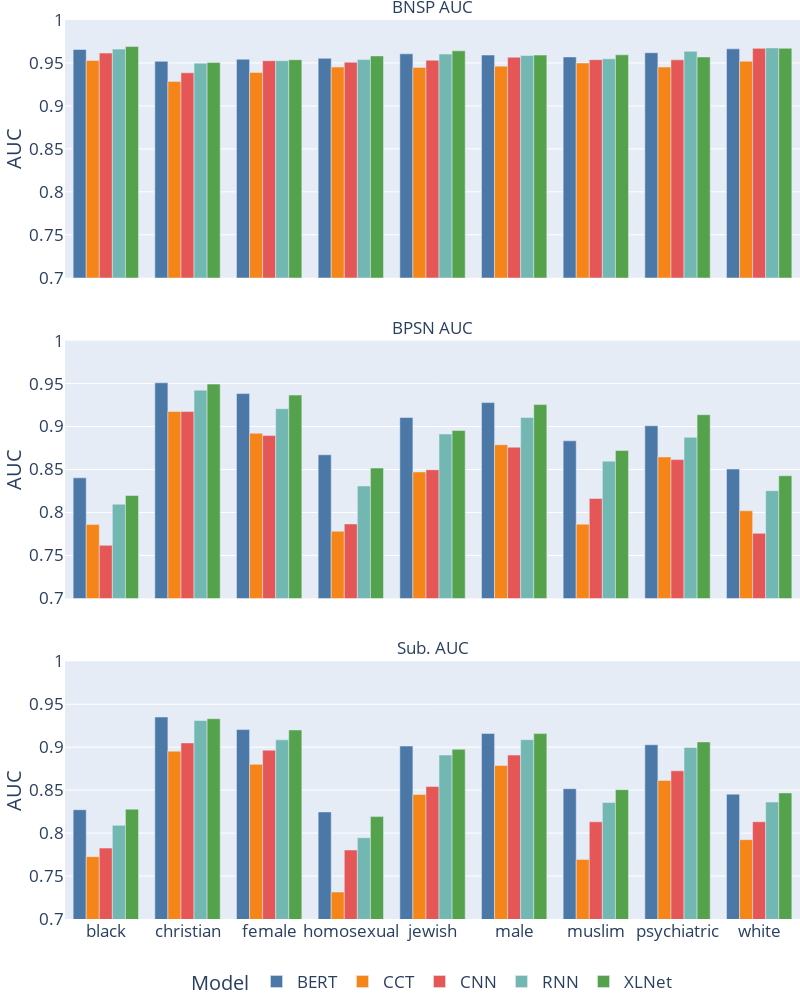

The cell this chart's notebook holds for it:
### Code cell
import plotly.express as px

labels={
    "subgroup_auc": "Sub. AUC",
    "bpsn_auc": "BPSN AUC",
    "bnsp_auc": "BNSP AUC",
    "subgroup":"",
    "model_type": "Model",
    "value":"AUC"
}

identity_aur_per_sub_per_type = identity_aur_per_sub_per_model_df.groupby(["model_type", "variable", "subgroup"]).mean().reset_index()

fig = px.bar(identity_aur_per_sub_per_type, x="subgroup", y="value", 
            color="model_type", barmode="group",
            facet_col="variable", labels=labels, range_y=[0.7, 1.0], width=800, height=1000, facet_col_wrap=1, 
            color_discrete_sequence=px.colors.qualitative.T10)

#sns.move_legend(g, "lower", ncol=2, frameon=True, bbox_to_anchor=(0.8, 0.5), borderpad=1)
#fig.update_traces(width=0.1)
fig.update_layout(legend=dict(
    orientation="h",
    yanchor="top",
    y=-0.05,
    xanchor="center",
    x=0.5
    ),
    margin={'l': 0, 'r': 0, 't': 20, 'b': 0},
    font={'size'   : 17}
)

fig.for_each_annotation(lambda a: a.update(text=a.text.split("=")[-1]))
fig.for_each_annotation(lambda a: a.update(text=labels.get(a.text, a.text)))

fig.write_image("identity_aur_per_sub_per_model_df.pdf")
fig.show()

### Figure 1 — Plotly figure (JSON) as saved in the notebook; plotly's stock layout.template omitted (floating-point values rounded to 4 significant figures)
{"data": [{"alignmentgroup": "True", "hovertemplate": "Model=BERT<br>variable=bnsp_auc<br>=%{x}<br>AUC=%{y}<extra></extra>", "legendgroup": "BERT", "marker": {"color": "#4C78A8", "pattern": {"shape": ""}}, "name": "BERT", "offsetgroup": "BERT", "orientation": "v", "showlegend": true, "textposition": "auto", "type": "bar", "x": ["black", "christian", "female", "homosexual", "jewish", "male", "muslim", "psychiatric", "white"], "xaxis": "x3", "y": [0.9657, 0.9519, 0.9544, 0.9554, 0.9606, 0.9592, 0.9569, 0.9619, 0.9664], "yaxis": "y3"}, {"alignmentgroup": "True", "hovertemplate": "Model=BERT<br>variable=bpsn_auc<br>=%{x}<br>AUC=%{y}<extra></extra>", "legendgroup": "BERT", "marker": {"color": "#4C78A8", "pattern": {"shape": ""}}, "name": "BERT", "offsetgroup": "BERT", "orientation": "v", "showlegend": false, "textposition": "auto", "type": "bar", "x": ["black", "christian", "female", "homosexual", "jewish", "male", "muslim", "psychiatric", "white"], "xaxis": "x2", "y": [0.8403, 0.9509, 0.9383, 0.8671, 0.9105, 0.9279, 0.8834, 0.9009, 0.8505], "yaxis": "y2"}, {"alignmentgroup": "True", "hovertemplate": "Model=BERT<br>variable=subgroup_auc<br>=%{x}<br>AUC=%{y}<extra></extra>", "legendgroup": "BERT", "marker": {"color": "#4C78A8", "pattern": {"shape": ""}}, "name": "BERT", "offsetgroup": "BERT", "orientation": "v", "showlegend": false, "textposition": "auto", "type": "bar", "x": ["black", "christian", "female", "homosexual", "jewish", "male", "muslim", "psychiatric", "white"], "xaxis": "x", "y": [0.8272, 0.9351, 0.9205, 0.8246, 0.9014, 0.916, 0.8517, 0.9028, 0.8453], "yaxis": "y"}, {"alignmentgroup": "True", "hovertemplate": "Model=CCT<br>variable=bnsp_auc<br>=%{x}<br>AUC=%{y}<extra></extra>", "legendgroup": "CCT", "marker": {"color": "#F58518", "pattern": {"shape": ""}}, "name": "CCT", "offsetgroup": "CCT", "orientation": "v", "showlegend": true, "textposition": "auto", "type": "bar", "x": ["black", "christian", "female", "homosexual", "jewish", "male", "muslim", "psychiatric", "white"], "xaxis": "x3", "y": [0.9529, 0.9286, 0.939, 0.9452, 0.9448, 0.9463, 0.9499, 0.9453, 0.9519], "yaxis": "y3"}, {"alignmentgroup": "True", "hovertemplate": "Model=CCT<br>variable=bpsn_auc<br>=%{x}<br>AUC=%{y}<extra></extra>", "legendgroup": "CCT", "marker": {"color": "#F58518", "pattern": {"shape": ""}}, "name": "CCT", "offsetgroup": "CCT", "orientation": "v", "showlegend": false, "textposition": "auto", "type": "bar", "x": ["black", "christian", "female", "homosexual", "jewish", "male", "muslim", "psychiatric", "white"], "xaxis": "x2", "y": [0.7861, 0.9176, 0.8921, 0.7781, 0.8471, 0.8789, 0.7864, 0.8646, 0.8019], "yaxis": "y2"}, {"alignmentgroup": "True", "hovertemplate": "Model=CCT<br>variable=subgroup_auc<br>=%{x}<br>AUC=%{y}<extra></extra>", "legendgroup": "CCT", "marker": {"color": "#F58518", "pattern": {"shape": ""}}, "name": "CCT", "offsetgroup": "CCT", "orientation": "v", "showlegend": false, "textposition": "auto", "type": "bar", "x": ["black", "christian", "female", "homosexual", "jewish", "male", "muslim", "psychiatric", "white"], "xaxis": "x", "y": [0.7726, 0.8954, 0.8801, 0.7314, 0.845, 0.8787, 0.7693, 0.8613, 0.7924], "yaxis": "y"}, {"alignmentgroup": "True", "hovertemplate": "Model=CNN<br>variable=bnsp_auc<br>=%{x}<br>AUC=%{y}<extra></extra>", "legendgroup": "CNN", "marker": {"color": "#E45756", "pattern": {"shape": ""}}, "name": "CNN", "offsetgroup": "CNN", "orientation": "v", "showlegend": true, "textposition": "auto", "type": "bar", "x": ["black", "christian", "female", "homosexual", "jewish", "male", "muslim", "psychiatric", "white"], "xaxis": "x3", "y": [0.9615, 0.9386, 0.9526, 0.9508, 0.9532, 0.9566, 0.9538, 0.9536, 0.967], "yaxis": "y3"}, {"alignmentgroup": "True", "hovertemplate": "Model=CNN<br>variable=bpsn_auc<br>=%{x}<br>AUC=%{y}<extra></extra>", "legendgroup": "CNN", "marker": {"color": "#E45756", "pattern": {"shape": ""}}, "name": "CNN", "offsetgroup": "CNN", "orientation": "v", "showlegend": false, "textposition": "auto", "type": "bar", "x": ["black", "christian", "female", "homosexual", "jewish", "male", "muslim", "psychiatric", "white"], "xaxis": "x2", "y": [0.7617, 0.9174, 0.8895, 0.7866, 0.8497, 0.876, 0.8163, 0.8615, 0.7757], "yaxis": "y2"}, {"alignmentgroup": "True", "hovertemplate": "Model=CNN<br>variable=subgroup_auc<br>=%{x}<br>AUC=%{y}<extra></extra>", "legendgroup": "CNN", "marker": {"color": "#E45756", "pattern": {"shape": ""}}, "name": "CNN", "offsetgroup": "CNN", "orientation": "v", "showlegend": false, "textposition": "auto", "type": "bar", "x": ["black", "christian", "female", "homosexual", "jewish", "male", "muslim", "psychiatric", "white"], "xaxis": "x", "y": [0.7825, 0.905, 0.8966, 0.7803, 0.8542, 0.8908, 0.8131, 0.8725, 0.8132], "yaxis": "y"}, {"alignmentgroup": "True", "hovertemplate": "Model=RNN<br>variable=bnsp_auc<br>=%{x}<br>AUC=%{y}<extra></extra>", "legendgroup": "RNN", "marker": {"color": "#72B7B2", "pattern": {"shape": ""}}, "name": "RNN", "offsetgroup": "RNN", "orientation": "v", "showlegend": true, "textposition": "auto", "type": "bar", "x": ["black", "christian", "female", "homosexual", "jewish", "male", "muslim", "psychiatric", "white"], "xaxis": "x3", "y": [0.9661, 0.9497, 0.9526, 0.954, 0.9604, 0.9587, 0.9548, 0.9636, 0.9675], "yaxis": "y3"}, {"alignmentgroup": "True", "hovertemplate": "Model=RNN<br>variable=bpsn_auc<br>=%{x}<br>AUC=%{y}<extra></extra>", "legendgroup": "RNN", "marker": {"color": "#72B7B2", "pattern": {"shape": ""}}, "name": "RNN", "offsetgroup": "RNN", "orientation": "v", "showlegend": false, "textposition": "auto", "type": "bar", "x": ["black", "christian", "female", "homosexual", "jewish", "male", "muslim", "psychiatric", "white"], "xaxis": "x2", "y": [0.8096, 0.9423, 0.9208, 0.8308, 0.8913, 0.9105, 0.8597, 0.8875, 0.8253], "yaxis": "y2"}, {"alignmentgroup": "True", "hovertemplate": "Model=RNN<br>variable=subgroup_auc<br>=%{x}<br>AUC=%{y}<extra></extra>", "legendgroup": "RNN", "marker": {"color": "#72B7B2", "pattern": {"shape": ""}}, "name": "RNN", "offsetgroup": "RNN", "orientation": "v", "showlegend": false, "textposition": "auto", "type": "bar", "x": ["black", "christian", "female", "homosexual", "jewish", "male", "muslim", "psychiatric", "white"], "xaxis": "x", "y": [0.809, 0.931, 0.9085, 0.7945, 0.8909, 0.9088, 0.8355, 0.8996, 0.8361], "yaxis": "y"}, {"alignmentgroup": "True", "hovertemplate": "Model=XLNet<br>variable=bnsp_auc<br>=%{x}<br>AUC=%{y}<extra></extra>", "legendgroup": "XLNet", "marker": {"color": "#54A24B", "pattern": {"shape": ""}}, "name": "XLNet", "offsetgroup": "XLNet", "orientation": "v", "showlegend": true, "textposition": "auto", "type": "bar", "x": ["black", "christian", "female", "homosexual", "jewish", "male", "muslim", "psychiatric", "white"], "xaxis": "x3", "y": [0.9691, 0.9505, 0.9537, 0.9582, 0.9641, 0.9591, 0.9595, 0.957, 0.9671], "yaxis": "y3"}, {"alignmentgroup": "True", "hovertemplate": "Model=XLNet<br>variable=bpsn_auc<br>=%{x}<br>AUC=%{y}<extra></extra>", "legendgroup": "XLNet", "marker": {"color": "#54A24B", "pattern": {"shape": ""}}, "name": "XLNet", "offsetgroup": "XLNet", "orientation": "v", "showlegend": false, "textposition": "auto", "type": "bar", "x": ["black", "christian", "female", "homosexual", "jewish", "male", "muslim", "psychiatric", "white"], "xaxis": "x2", "y": [0.8197, 0.9494, 0.9366, 0.8517, 0.8954, 0.9256, 0.8721, 0.9138, 0.8427], "yaxis": "y2"}, {"alignmentgroup": "True", "hovertemplate": "Model=XLNet<br>variable=subgroup_auc<br>=%{x}<br>AUC=%{y}<extra></extra>", "legendgroup": "XLNet", "marker": {"color": "#54A24B", "pattern": {"shape": ""}}, "name": "XLNet", "offsetgroup": "XLNet", "orientation": "v", "showlegend": false, "textposition": "auto", "type": "bar", "x": ["black", "christian", "female", "homosexual", "jewish", "male", "muslim", "psychiatric", "white"], "xaxis": "x", "y": [0.8278, 0.9331, 0.92, 0.8192, 0.8975, 0.9158, 0.8505, 0.9061, 0.8468], "yaxis": "y"}], "layout": {"annotations": [{"font": {}, "showarrow": false, "text": "Sub. AUC", "x": 0.5, "xanchor": "center", "xref": "paper", "y": 0.2867, "yanchor": "bottom", "yref": "paper"}, {"font": {}, "showarrow": false, "text": "BPSN AUC", "x": 0.5, "xanchor": "center", "xref": "paper", "y": 0.6433, "yanchor": "bottom", "yref": "paper"}, {"font": {}, "showarrow": false, "text": "BNSP AUC", "x": 0.5, "xanchor": "center", "xref": "paper", "y": 1.0, "yanchor": "bottom", "yref": "paper"}], "barmode": "group", "font": {"size": 17}, "height": 1000, "legend": {"orientation": "h", "title": {"text": "Model"}, "tracegroupgap": 0, "x": 0.5, "xanchor": "center", "y": -0.05, "yanchor": "top"}, "margin": {"b": 0, "l": 0, "r": 0, "t": 20}, "width": 800, "xaxis": {"anchor": "y", "domain": [0, 1], "title": {"text": ""}}, "xaxis2": {"anchor": "y2", "domain": [0, 1], "matches": "x", "showticklabels": false}, "xaxis3": {"anchor": "y3", "domain": [0, 1], "matches": "x", "showticklabels": false}, "yaxis": {"anchor": "x", "domain": [0, 0.2867], "range": [0.7, 1], "title": {"text": "AUC"}}, "yaxis2": {"anchor": "x2", "domain": [0.3567, 0.6433], "matches": "y", "range": [0.7, 1], "title": {"text": "AUC"}}, "yaxis3": {"anchor": "x3", "domain": [0.7133, 1.0], "matches": "y", "range": [0.7, 1], "title": {"text": "AUC"}}}}
